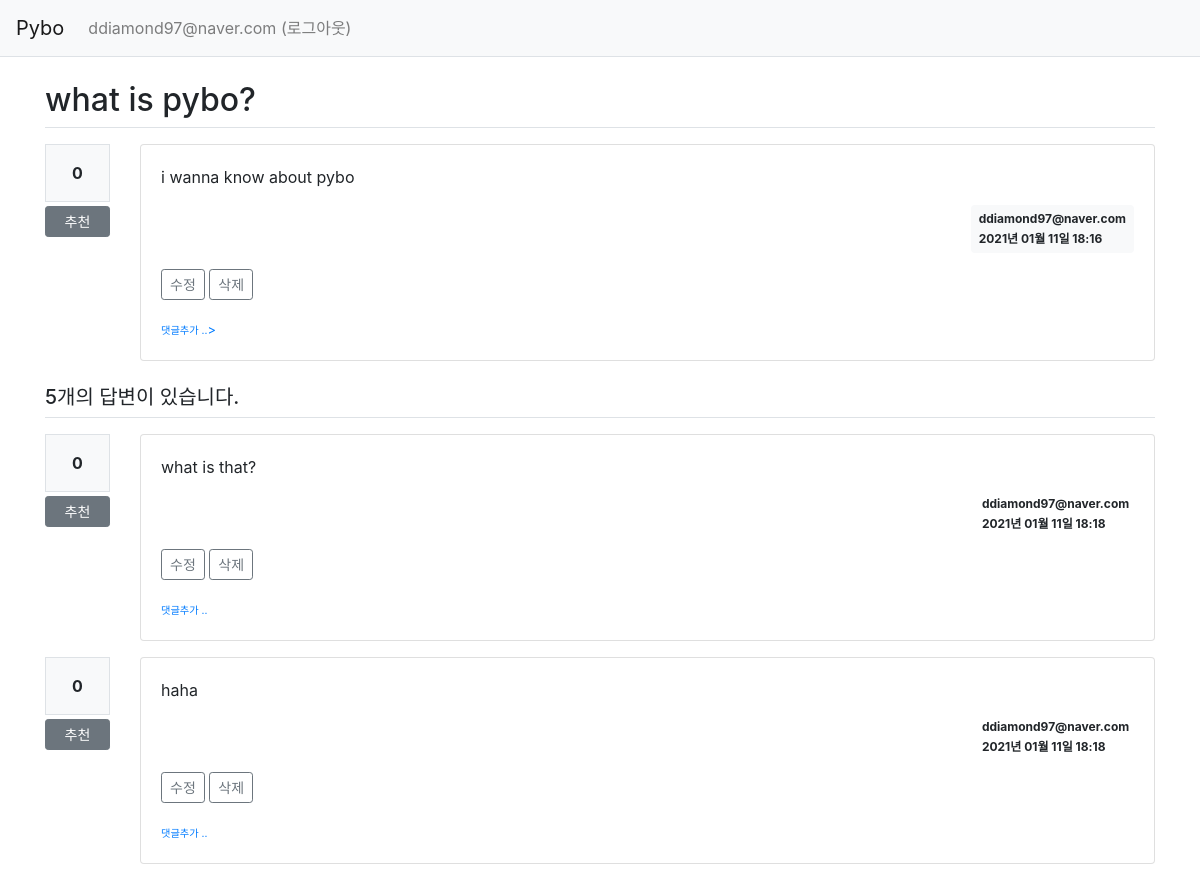
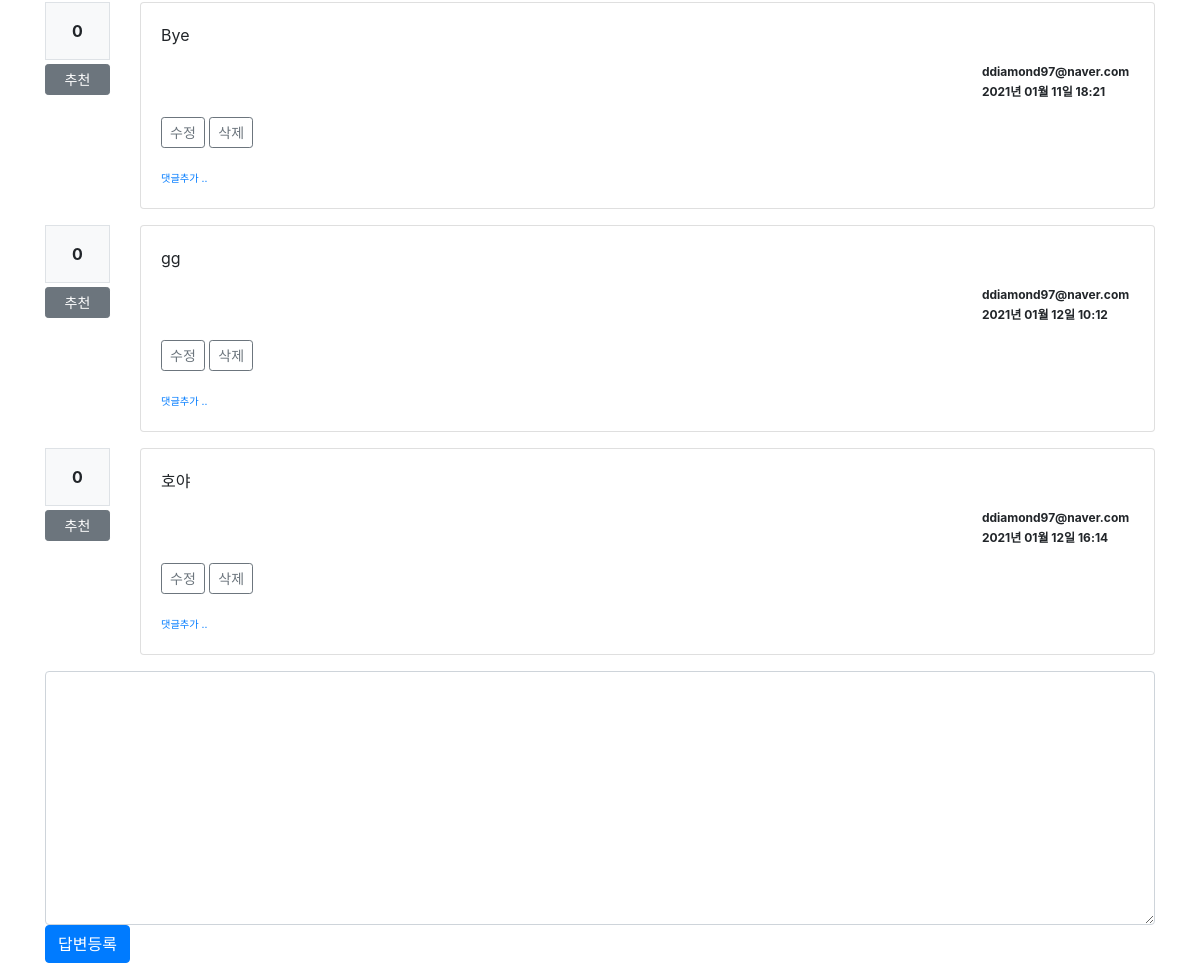
/question/detail/1/ (signed in), run on the app's committed database (2 pictures, top to bottom).
### pybo/models.py (models this page shows)
class User(db.Model):
    id = db.Column(db.Integer, primary_key=True)
    username = db.Column(db.String(150), unique=True, nullable=False)
    password = db.Column(db.String(200), nullable=False)
    email = db.Column(db.String(120), unique=True, nullable=False)

class Question(db.Model):
    id = db.Column(db.Integer, primary_key=True)
    subject = db.Column(db.String(200), nullable=False)
    content = db.Column(db.Text(), nullable=False)
    create_date = db.Column(db.DateTime(), nullable=False)
    user_id = db.Column(db.Integer, db.ForeignKey('user.id', ondelete='CASCADE'), nullable=False)
    user = db.relationship('User', backref=db.backref('question_set'))
    modify_date = db.Column(db.DateTime(), nullable=True)
    voter = db.relationship('User',secondary=question_voter, backref=db.backref('question_voter_set'))

class Answer(db.Model):
    id = db.Column(db.Integer, primary_key=True)
    question_id = db.Column(db.Integer, db.ForeignKey('question.id', ondelete='CASCADE'))
    question = db.relationship('Question', backref=db.backref('answer_set', ))
    content = db.Column(db.Text(), nullable=False)
    create_date = db.Column(db.DateTime(), nullable=False)
    user_id = db.Column(db.Integer,db.ForeignKey('user.id',ondelete='CASCADE'),nullable=False)
    user = db.relationship('User',backref=db.backref('answer_set'))
    modify_date = db.Column(db.DateTime(), nullable=True)
    voter = db.relationship('User',secondary=answer_voter,backref=db.backref('answer_voter_set'))

### pybo/views/question_views.py (the view)
@bp.route('/detail/<int:question_id>/')
def detail(question_id):
    form = AnswerForm()
    question = Question.query.get_or_404(question_id)
    return render_template('question/question_detail.html', question=question, form=form)

### pybo/forms.py
class AnswerForm(FlaskForm):
    content = TextAreaField('내용', validators=[DataRequired('내용은 필수입력 항목입니다.')])

### pybo/filter.py (called while the page is built)
def format_datetime(value, fmt='%Y년 %m월 %d일 %H:%M'):
    return value.strftime(fmt)

### pybo/views/auth_views.py (called while the page is built)
@bp.before_app_request
def load_logged_in_user():
    user_id = session.get('user_id')
    if user_id is None:
        g.user = None
    else:
        g.user = User.query.get(user_id)

### pybo/templates/question/question_detail.html (shortened to what this page needs)
{% extends 'base.html' %}
{% block content %}
<div class = "container my-3">
    <h2 class="border-bottom py-2">{{ question.subject }}</h2>
    <div class="row my-3">
        <div class="col-1">
            <div class="bg-light text-center p-3 border font-weight-bolder mb-1">{{question.voter|length}}</div>
            <a href="#" data-uri="{{url_for('vote.question', question_id=question.id)}}"
            class="recommend btn btn-sm btn-secondary btn-block my-1">추천</a>
        </div>
        <div class="col-11">
            <div class="card">
                <div class="card-body">
                    <div class ="card-text">{{question.content|markdown}}</div>
                    <div class="d-flex justify-content-end">
                        <div class="badge badge-light p-2 text-left">
                            <div class="mb-2">{{question.user.username}}</div>
                            <div>{{question.create_date | datetime}}</div>
                        </div>
                    </div>
                    {% if g.user == question.user %}
                    <div class="my-3">
                        <a href="{{url_for('question.modify', question_id=question.id)}}"
                        class="btn btn-sm btn-outline-secondary">수정</a>
                        <a href="#" class=" delete btn btn-sm btn-outline-secondary"
                        data-uri="{{ url_for('question.delete', question_id=question.id) }}">삭제</a>
                    </div>
                    {% endif %}
                    <div>
                        <a href="{{ url_for('comment.create_question',
                        question_id=question.id) }}" class="small"><small>댓글추가 ..</small>></a>
                    </div>
                </div>
            </div>
        </div>
    </div>
    <h5 class ="border-bottom my-3 py-2">{{question.answer_set|length}}개의 답변이 있습니다.</h5>
    {% for answer in question.answer_set %}
   <div class="row my-3">
       <div class="col-1">
           <div class = "bg-light text-center p-3 border font-weight-bolder mb-1">{{answer.voter|length}}</div>
           <a href="#" data-uri="{{ url_for('vote.answer', answer_id=answer.id) }}"
           class="recommend btn btn-sm btn-secondary btn-block my-1">추천</a>
       </div>
        <div class="col-11">
            <div class ="card">
                <div class="card-body">
                    <div class="card-text">{{answer.content|markdown}}</div>
                    <div class="d-flex justify-content-end">
                        <div class ="badge badge-lightp-2 text-left">
                            <div class="mb-2">{{answer.user.username}}</div>
                            <div>{{answer.create_date|datetime}}</div>
                        </div>
                    </div>
                    {% if g.user == answer.user %}
                    <div class="my-3">
                        <a href="{{ url_for('answer.modify', answer_id=answer.id) }}"
                        class="btn btn-sm btn-outline-secondary">수정</a>
                        <a href="#" class="delete btn btn-sm btn-outline-secondary"
                        data-uri="{{ url_for('answer.delete',answer_id=answer.id) }}">삭제</a>
                    </div>
                    {% endif %}
                    <div>
                        <a href="{{url_for('comment.create_answer', answer_id=answer.id)}}"
                        class="small"><small>댓글추가 ..</small></a>
                    </div>
                </div>
            </div>
        </div>
    </div>
    {% endfor %}
    <form action="{{url_for('answer.create',question_id=question.id)}}"
          method="post" class="my-3">
        <div class ="form=group">
            <textarea {% if not g.user%}disabled{% endif %} name="content" id="content" class="form-control" rows="10"></textarea>
        </div>
        <input type="submit" value="답변등록" class="btn btn-primary">
    </form>
</div>
{% endblock %}

### pybo/templates/navbar.html (shortened to what this page needs)
<nav class="navbar navbar-expand-lg navbar-light bg-light border-bottom">
    <a class="navbar-brand" href="{{url_for('main.index')}}">Pybo</a>
    <div class="collapse navbar-collapse flex-grow-0" id="navbarNav">
        {% if g.user %}
        <ul class="navbar-nav">
            <li class="nav-item">
                <a class="nav-link" href="{{url_for('auth.logout')}}">{{ g.user.username }} (로그아웃)</a>
            </li>
        </ul>
        {% endif %}
    </div>
</nav>

### data on the page
User: user.username "ddiamond97@naver.com"
Question: subject "what is pybo?", content "i wanna know about pybo", create_date "2021년 01월 11일 18:16"
Answer: voter|length "0", content "what is that?", user.username "ddiamond97@naver.com", create_date "2021년 01월 11일 18:18"
Answer: voter|length "0", content "haha", user.username "ddiamond97@naver.com", create_date "2021년 01월 11일 18:18"
Answer: voter|length "0", content "Bye", user.username "ddiamond97@naver.com", create_date "2021년 01월 11일 18:21"
Answer: voter|length "0", content "gg", user.username "ddiamond97@naver.com", create_date "2021년 01월 12일 10:12"
Answer: voter|length "0", content "호야", user.username "ddiamond97@naver.com", create_date "2021년 01월 12일 16:14"

### other printed values
{{ question.voter|length }} "0"
{{ question.answer_set|length }} "5"
